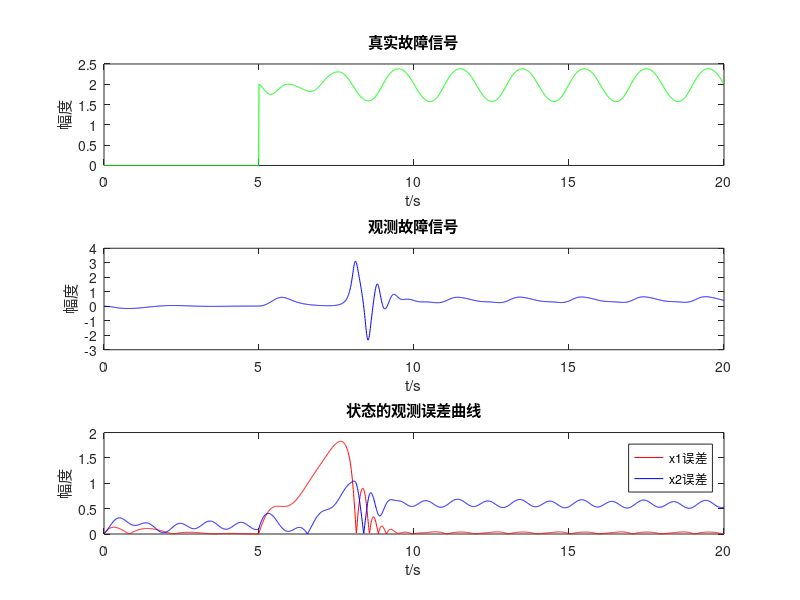
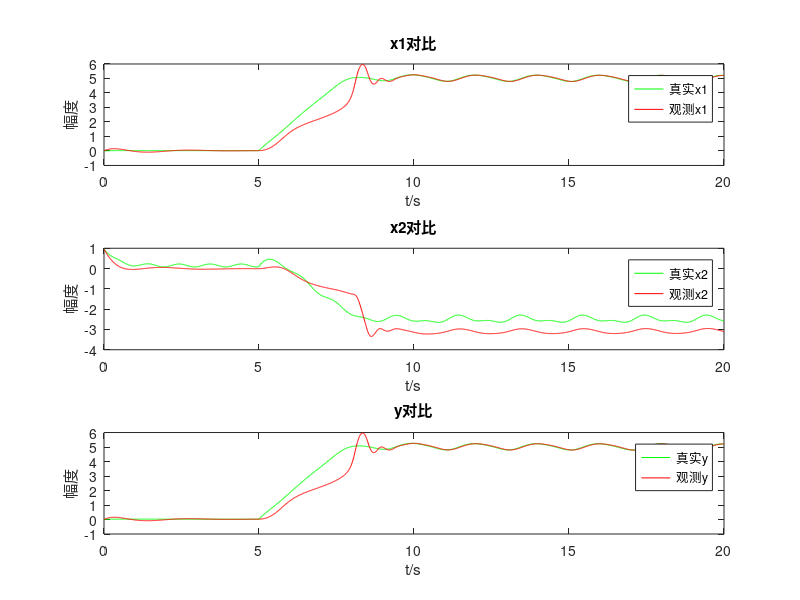

Reproduce these figures in MATLAB, in order.
% MATLAB仿真代码：带不确定项和故障信号的系统故障检测

% 初始化参数
clear; clc; close all;
load optimal_fault_rbf_parameters.mat;
load optimal_model_rbf_parameters.mat

%% 系统参数初始化
A = [0, 1; -2, -3];
B = [0; 1];
C = [1, 0];
K = [1; 1];
P = [2.2761,0.2845;0.2845,0.5690];
Psi = [1; 1]; % 故障影响矩阵,维度为输入*故障信号维数

% 初始化系统状态和观测器
x = [0; 1]; % 初始系统状态
x_hat = [0; 1]; % 初始观测器状态
y = C * x; % 系统输出
y_hat = C * x_hat; % 观测器输出

%% 神经网络参数初始化
% 训练后的RBF的中心位置
model_num_neurons = size(model_centers,1); % RBF神经量元数
fault_num_neurons = size(fault_centers,1);

% 训练后的RBF宽度
model_widths = model_sigma;
fault_widths = fault_sigma;

%% W更新自适应律初始化
% 权值矩阵初始化
W1 = zeros(2, model_num_neurons); 
W2 = zeros(1, fault_num_neurons); 

% 自适应率的参数设置
L1 = eye(2); 
L2 = eye(1); 
lambda1 = 0.03; % 学习率参数
lambda2 = 0.03; % 学习率参数

%% 仿真参数初始化
% 设置仿真参数
t_start = 0;
t_end = 20; % 仿真时间,单位（s）
fault_time = 5; % 故障开始的时间为5s
dt = 0.01; % 仿真时间步长为0.01s
time = t_start:dt:t_end; % 时间向量
max_iterations = length(time); % 总迭代次数

% 数据记录
true_fault = zeros(max_iterations, 1);
observed_fault = zeros(max_iterations, 1);
state_observation_error_x1 = zeros(max_iterations, 1);
state_observation_error_x2 = zeros(max_iterations, 1);
true_x1 = zeros(max_iterations, 1);
true_x2 = zeros(max_iterations, 1);
observation_x1 = zeros(max_iterations, 1);
observation_x2 = zeros(max_iterations, 1);
true_y = zeros(max_iterations, 1);
observation_y = zeros(max_iterations, 1);

%% 开始迭代
for iteration = 1:max_iterations
    % 当前时刻
    t = time(iteration); 
    % 输入信号
    u = 0.5 * sin(2 * pi * t) + 0.5 * cos(0.008 * pi * t);
    % 不确定项
    eta1 = -sin(x(2)) - 0.1 * sin(x(1)) * cos(x(2));
    eta2 = 0.1 * sin(x(1)) * cos(x(2));
    % 故障信号
    if t >= fault_time
        theta = 2 + x(2) / (x(1) +1) * sin(pi * t); % 故障信号
    else
        theta = 0; % 无故障
    end
    
   
    %% 真实系统
    % 系统线性部分
    f = A * x + B * u;
    f1 = f(1);
    f2 = f(2);
    
    % 系统状态方程
    x_dot = [f1 + eta1 + Psi(1) * theta; 
             f2 + eta2 + Psi(2) * theta];
    x = x + x_dot * dt; % 更新状态
    y = C * x; % 更新系统输出

    %% W更新律
    % 扩展 rbf_input，使其与 centers 的维度匹配
    rbf_input_hat_fault = repmat(x_hat', size(fault_centers, 1), 1);
    rbf_input_hat_model = repmat(x_hat', size(model_centers, 1), 1);
    % 计算RBF激活函数输出
    phi1 = exp(-sum((rbf_input_hat_model - model_centers).^2, 2) ./ (2 * model_widths.^2));
    phi2 = exp(-sum((rbf_input_hat_fault - fault_centers).^2, 2) ./ (2 * fault_widths.^2));
    
    % 计算观测误差
    y_epsilon = y - y_hat;
        
    % 权值更新公式中的各项计算
    norm_C = norm(C, 'fro');
    norm_y_epsilon_CP = norm((y_epsilon' * C) * P, 'fro');
    norm_y_epsilon_CP_Psi = norm((y_epsilon' * C) * P * Psi, 'fro');
    
    % 计算 W1 和 W2 的更新
    W1_dot = (L1 * ((P * C') * y_epsilon) * phi1' - lambda1 * norm_y_epsilon_CP * L1 * W1) / (norm_C^2);
    W2_dot = (L2 * Psi' * ((P * C') * y_epsilon) * phi2' - lambda2 * norm_y_epsilon_CP_Psi * L2 * W2) / (norm_C^2);
    
    W1 = W1 + W1_dot * dt;
    W2 = W2 + W2_dot * dt;

    %% 计算神经网络逼近的信号

    % 系统的非线性部分
    f_nonlin_hat = W1 * phi1;

    % 故障信号
    theta_hat = W2 * phi2;

    %% 观测器
    % dx_hat = A_KC * x_hat + W1 * phi1 + Psi * (W2 * phi2) + K * C * x;
    x_hat_dot = A * x_hat + f_nonlin_hat + Psi * theta_hat + K * (y_epsilon);
    x_hat = x_hat + x_hat_dot * dt; % 更新观测器状态
    y_hat = C * x_hat; % 更新观测器输出
    
    %% 记录数据
    observed_fault(iteration, 1) = theta_hat; % 记录观测到的故障信号
    state_observation_error_x1(iteration) = abs(x(1) - x_hat(1)); % 记录x1的观测误差
    state_observation_error_x2(iteration) = abs(x(2) - x_hat(2)); % 记录x2的观测误差
    true_x1(iteration) = x(1);
    true_x2(iteration) = x(2);
    observation_x1(iteration) = x_hat(1);
    observation_x2(iteration) = x_hat(2);
    true_y(iteration) = y;
    observation_y(iteration) = y_hat;
    % 记录真实的故障输入
    true_fault(iteration) = theta;
end

%% 绘制定理1故障观测结果和状态观测误差曲线
figure('Name',"故障观测结果和状态观测误差曲线");
subplot(3, 1, 1);
plot(time, true_fault(1:iteration), 'g');
xlabel('t/s');
ylabel('幅度');
title('真实故障信号');

subplot(3, 1, 2);
plot(time, observed_fault(1:iteration), 'b');
xlabel('t/s');
ylabel('幅度');
title('观测故障信号');

subplot(3, 1, 3);
plot(time, state_observation_error_x1(1:iteration), 'r', 'DisplayName', 'x1误差');
hold on;
plot(time, state_observation_error_x2(1:iteration), 'b', 'DisplayName', 'x2误差');
hold off;
xlabel('t/s');
ylabel('幅度');
title('状态的观测误差曲线');
legend('x1误差', 'x2误差');

figure('Name',"真实值与观测值对比");
subplot(3, 1, 1);
plot(time, true_x1(1:iteration), 'g');
hold on;
plot(time, observation_x1(1:iteration), 'r');
xlabel('t/s');
ylabel('幅度');
title('x1对比');
legend('真实x1', '观测x1');

subplot(3, 1, 2);
plot(time, true_x2(1:iteration), 'g');
hold on;
plot(time, observation_x2(1:iteration), 'r');
xlabel('t/s');
ylabel('幅度');
title('x2对比');
legend('真实x2', '观测x2');

subplot(3, 1, 3);
plot(time, true_y(1:iteration), 'g');
hold on;
plot(time, observation_y(1:iteration), 'r');
xlabel('t/s');
ylabel('幅度');
title('y对比');
legend('真实y', '观测y');

disp('仿真完成');
disp(['总共迭代次数: ', num2str(iteration)]);